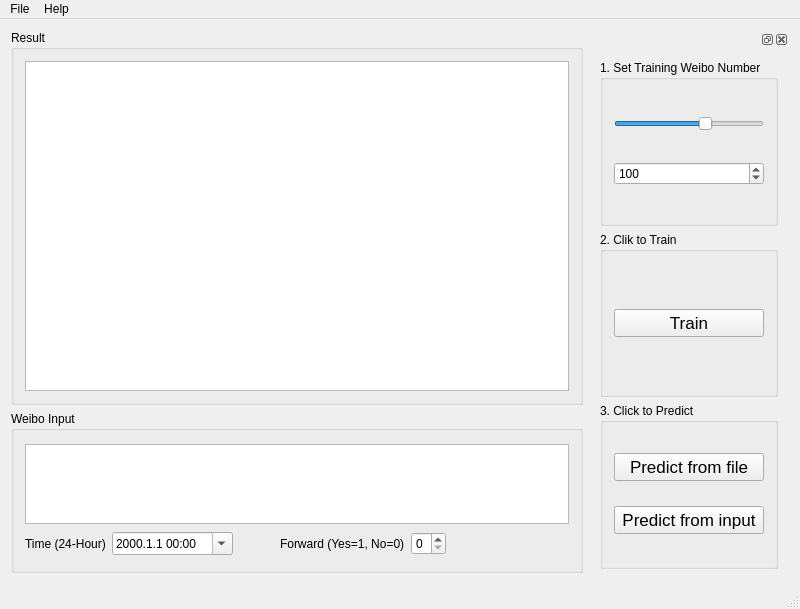
<?xml version="1.0" encoding="UTF-8"?>
<ui version="4.0">
 <class>MainWindow</class>
 <widget class="QMainWindow" name="MainWindow">
  <property name="geometry">
   <rect>
    <x>0</x>
    <y>0</y>
    <width>800</width>
    <height>609</height>
   </rect>
  </property>
  <property name="minimumSize">
   <size>
    <width>800</width>
    <height>600</height>
   </size>
  </property>
  <property name="windowTitle">
   <string>Weibo Prediction</string>
  </property>
  <property name="windowIcon">
   <iconset>
    <normaloff>icons/main.png</normaloff>icons/main.png</iconset>
  </property>
  <widget class="QWidget" name="centralWidget">
   <layout class="QHBoxLayout" name="horizontalLayout_2">
    <item>
     <layout class="QVBoxLayout" name="verticalLayout">
      <item>
       <widget class="QGroupBox" name="result_groupbox">
        <property name="minimumSize">
         <size>
          <width>0</width>
          <height>375</height>
         </size>
        </property>
        <property name="title">
         <string>Result</string>
        </property>
        <layout class="QGridLayout" name="gridLayout_2">
         <item row="0" column="0">
          <widget class="QTextBrowser" name="result_text">
           <property name="enabled">
            <bool>true</bool>
           </property>
           <property name="minimumSize">
            <size>
             <width>0</width>
             <height>0</height>
            </size>
           </property>
           <property name="maximumSize">
            <size>
             <width>3000</width>
             <height>1500</height>
            </size>
           </property>
          </widget>
         </item>
        </layout>
       </widget>
      </item>
      <item>
       <widget class="QGroupBox" name="input_groupbox">
        <property name="minimumSize">
         <size>
          <width>0</width>
          <height>150</height>
         </size>
        </property>
        <property name="maximumSize">
         <size>
          <width>16777215</width>
          <height>180</height>
         </size>
        </property>
        <property name="title">
         <string>Weibo Input</string>
        </property>
        <layout class="QGridLayout" name="gridLayout">
         <item row="1" column="1">
          <widget class="QDateTimeEdit" name="date_time_edit">
           <property name="displayFormat">
            <string>yyyy.M.d HH:mm</string>
           </property>
           <property name="calendarPopup">
            <bool>true</bool>
           </property>
          </widget>
         </item>
         <item row="1" column="0">
          <widget class="QLabel" name="time_label">
           <property name="text">
            <string>Time (24-Hour)</string>
           </property>
          </widget>
         </item>
         <item row="0" column="0" colspan="8">
          <widget class="QTextEdit" name="weibo_input_text">
           <property name="maximumSize">
            <size>
             <width>3000</width>
             <height>80</height>
            </size>
           </property>
          </widget>
         </item>
         <item row="1" column="3">
          <widget class="QLabel" name="foward_label">
           <property name="text">
            <string>Forward (Yes=1, No=0)</string>
           </property>
          </widget>
         </item>
         <item row="1" column="4">
          <widget class="QSpinBox" name="forward_spinbox">
           <property name="toolTip">
            <string>Suicide or not</string>
           </property>
           <property name="maximum">
            <number>1</number>
           </property>
          </widget>
         </item>
        </layout>
       </widget>
      </item>
     </layout>
    </item>
    <item>
     <widget class="QDockWidget" name="dockWidget">
      <property name="minimumSize">
       <size>
        <width>200</width>
        <height>550</height>
       </size>
      </property>
      <property name="maximumSize">
       <size>
        <width>200</width>
        <height>1200</height>
       </size>
      </property>
      <widget class="QWidget" name="dockWidgetContents">
       <layout class="QVBoxLayout" name="verticalLayout_2">
        <item>
         <widget class="QGroupBox" name="groupBox">
          <property name="title">
           <string>1. Set Training Weibo Number</string>
          </property>
          <layout class="QVBoxLayout" name="verticalLayout_4">
           <item>
            <widget class="QSlider" name="horizontal_slider">
             <property name="toolTip">
              <string>Selected Weibo number</string>
             </property>
             <property name="autoFillBackground">
              <bool>false</bool>
             </property>
             <property name="minimum">
              <number>1</number>
             </property>
             <property name="maximum">
              <number>160</number>
             </property>
             <property name="singleStep">
              <number>5</number>
             </property>
             <property name="value">
              <number>100</number>
             </property>
             <property name="orientation">
              <enum>Qt::Horizontal</enum>
             </property>
             <property name="invertedAppearance">
              <bool>false</bool>
             </property>
             <property name="invertedControls">
              <bool>false</bool>
             </property>
            </widget>
           </item>
           <item>
            <widget class="QSpinBox" name="selected_spinbox">
             <property name="toolTip">
              <string>Selected Weibo number</string>
             </property>
             <property name="minimum">
              <number>1</number>
             </property>
             <property name="maximum">
              <number>160</number>
             </property>
             <property name="singleStep">
              <number>5</number>
             </property>
             <property name="value">
              <number>100</number>
             </property>
            </widget>
           </item>
          </layout>
          <zorder>selected_spinbox</zorder>
          <zorder>horizontal_slider</zorder>
         </widget>
        </item>
        <item>
         <widget class="QGroupBox" name="groupBox_2">
          <property name="enabled">
           <bool>true</bool>
          </property>
          <property name="title">
           <string>2. Clik to Train</string>
          </property>
          <layout class="QVBoxLayout" name="verticalLayout_3">
           <item>
            <widget class="QPushButton" name="train_button">
             <property name="font">
              <font>
               <pointsize>13</pointsize>
               <weight>50</weight>
               <bold>false</bold>
              </font>
             </property>
             <property name="text">
              <string>Train</string>
             </property>
            </widget>
           </item>
          </layout>
         </widget>
        </item>
        <item>
         <widget class="QGroupBox" name="groupBox_3">
          <property name="title">
           <string>3. Click to Predict</string>
          </property>
          <layout class="QVBoxLayout" name="verticalLayout_5">
           <item>
            <widget class="QPushButton" name="predict_file_button">
             <property name="font">
              <font>
               <pointsize>13</pointsize>
               <weight>50</weight>
               <bold>false</bold>
              </font>
             </property>
             <property name="text">
              <string>Predict from file</string>
             </property>
            </widget>
           </item>
           <item>
            <widget class="QPushButton" name="predict_input_button">
             <property name="font">
              <font>
               <pointsize>13</pointsize>
               <weight>50</weight>
               <bold>false</bold>
              </font>
             </property>
             <property name="text">
              <string>Predict from input</string>
             </property>
            </widget>
           </item>
          </layout>
         </widget>
        </item>
       </layout>
      </widget>
     </widget>
    </item>
   </layout>
  </widget>
  <widget class="QMenuBar" name="menuBar">
   <property name="geometry">
    <rect>
     <x>0</x>
     <y>0</y>
     <width>800</width>
     <height>22</height>
    </rect>
   </property>
   <widget class="QMenu" name="menuFile">
    <property name="title">
     <string>File</string>
    </property>
    <addaction name="actionTrain"/>
    <addaction name="actionPredict"/>
    <addaction name="actionExit"/>
   </widget>
   <widget class="QMenu" name="menuHelp">
    <property name="title">
     <string>Help</string>
    </property>
    <addaction name="actionAbout"/>
   </widget>
   <addaction name="menuFile"/>
   <addaction name="menuHelp"/>
  </widget>
  <widget class="QStatusBar" name="statusBar">
   <property name="font">
    <font>
     <pointsize>13</pointsize>
    </font>
   </property>
  </widget>
  <action name="actionExit">
   <property name="icon">
    <iconset>
     <normaloff>icons/exit.png</normaloff>icons/exit.png</iconset>
   </property>
   <property name="text">
    <string>&amp;Exit</string>
   </property>
   <property name="shortcut">
    <string>Esc</string>
   </property>
  </action>
  <action name="actionPredict">
   <property name="icon">
    <iconset>
     <normaloff>icons/predict.png</normaloff>icons/predict.png</iconset>
   </property>
   <property name="text">
    <string>&amp;Predict</string>
   </property>
   <property name="shortcut">
    <string>Ctrl+P</string>
   </property>
  </action>
  <action name="actionTrain">
   <property name="icon">
    <iconset>
     <normaloff>icons/train.png</normaloff>icons/train.png</iconset>
   </property>
   <property name="text">
    <string>&amp;Train</string>
   </property>
   <property name="shortcut">
    <string>Ctrl+T</string>
   </property>
  </action>
  <action name="actionAbout">
   <property name="icon">
    <iconset>
     <normaloff>icons/about.png</normaloff>icons/about.png</iconset>
   </property>
   <property name="text">
    <string>&amp;About</string>
   </property>
   <property name="shortcut">
    <string>Ctrl+A</string>
   </property>
  </action>
 </widget>
 <layoutdefault spacing="6" margin="11"/>
 <resources/>
 <connections/>
</ui>
